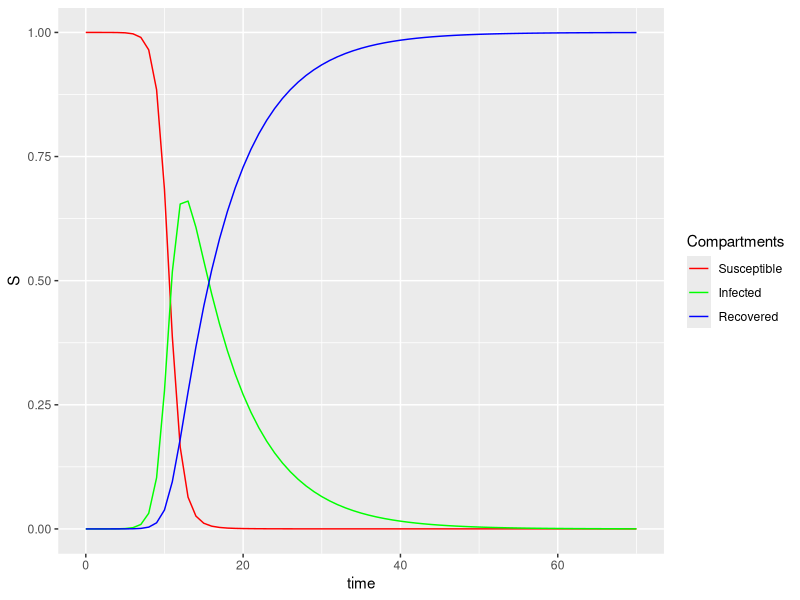

The R script that drew this image:
library(deSolve)
library(ggplot2)

SIRmodel <- function(t,y, parms){
  with(as.list(c(y, parms)), {
    dS <- (-beta) * S * I
    dI <- beta * S * I - gamma * I
    dR <- gamma * I

    return(list(c(dS, dI, dR)))
    }
  )
}

init <- c(S = 1-1e-6, I = 1e-6, R=0.0)
params <- c(beta = 1.4247, gamma = 0.14286)
times <- seq(0, 70, by = 1)



results <- as.data.frame(ode(y = init, times = times, func = SIRmodel, parms = params))


res_plot<-ggplot(results,aes(x=time))+
  geom_line(aes(y=S,colour="Susceptible"))+
  geom_line(aes(y=I,colour="Infected"))+
  geom_line(aes(y=R,colour="Recovered"))+
  scale_colour_manual("Compartments",
                      breaks=c("Susceptible","Infected","Recovered"),
                      values=c("red","green","blue"))

res_plot
